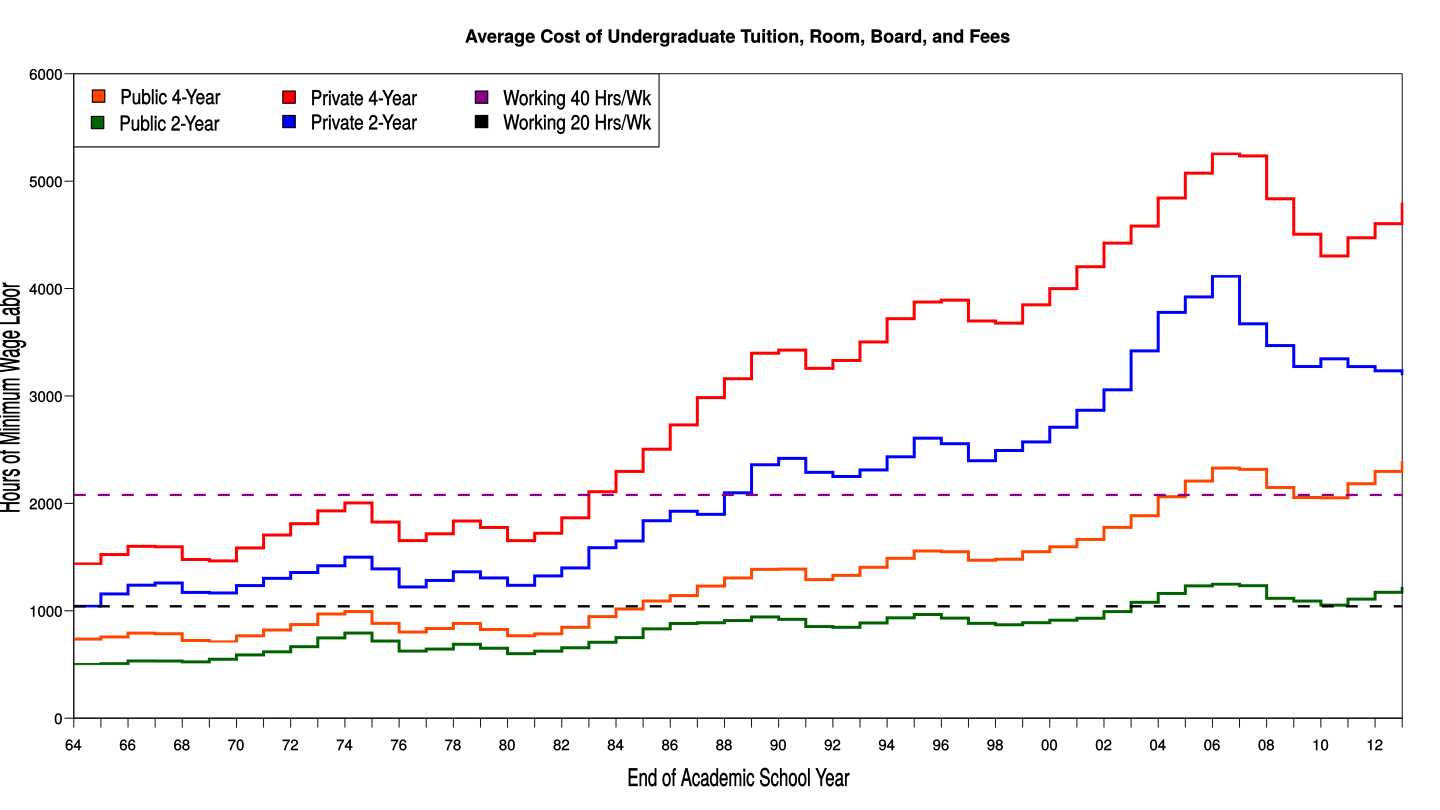

The R source for this figure:

#Zoo Library for rollapply
library(zoo)

#Load the College Cost Dataset
#College Costs obtained from:  http://nces.ed.gov/programs/digest/d13/tables/dt13_330.10.asp
#Minimum Wage Adjusted to 2013 dollars obtained from: http://money.cnn.com/interactive/economy/minimum-wage-since-1938/
#In order to place the minimum wage in a school-year context
#The average of the involved years' minimum wages was taken.
minimumWageData <- read.csv('/home/mansellw/Projects/CollegeCosts/MinimumWageIn2013Dollars1963On.csv', header=TRUE, na.string="NA", stringsAsFactors = FALSE)
collegeCostData <- read.csv('/home/mansellw/Projects/CollegeCosts/CollegeCostsIn2013Dollars1963On.csv', header=TRUE, na.string="NA", stringsAsFactors = FALSE)

#Calculate School Year Adjusted Minimum Wages
min.Wage.School.Year.Adjusted <- rollapply(minimumWageData$Adjusted.Minimum.Wage, 2, mean)

pub.4Year.As.Hours <- collegeCostData$Public.4.Year / min.Wage.School.Year.Adjusted
pub.2Year.As.Hours <- collegeCostData$Public.2.Year / min.Wage.School.Year.Adjusted
priv.4Year.As.Hours <- collegeCostData$Private.4.Year / min.Wage.School.Year.Adjusted
priv.2Year.As.Hours <- collegeCostData$Private.2.Year / min.Wage.School.Year.Adjusted

#Lines to Add to the Charts for Perspective
#working 20 Hours / Week -- 1040 Hours
#Working 40 Hours / Week -- 2080 Hours

#Credit Hour Guidlines Review from: https://www.rit.edu/academicaffairs/academicprogrammgmnt/related-curriculum-topics/credit-hour-guidance
#Average Hours / Week for a Full time Student -- 1080 Hours
#Full Time Student + Part Time Job -- 2140
#Full Time Student + Full Time Job -- 3160

cPal <- c('darkgreen','orangered','blue','red','black','darkmagenta')


svg("/home/mansellw/Projects/CollegeCosts/CollegeCosts.svg", width=16,height=9)

#Chart 1 -- Cost in Hours v. Years for 4 Year Colleges
#Public 4 Year Schools on First Line -- Blue
plot(pub.2Year.As.Hours,
     xaxs="i", yaxs="i",
     xlim=c(1,50),ylim=c(0,6000),
     type="s", col=cPal[1],
     las=1,
     main="Average Cost of Undergraduate Tuition, Room, Board, and Fees",
     xaxt="n",
     xlab="End of Academic School Year", ylab="Hours of Minimum Wage Labor")
#Average Private 4 Year Schools for Second Line -- Red
lines(pub.4Year.As.Hours,col=cPal[2],type = "s")
lines(priv.2Year.As.Hours,col=cPal[3],type = "s")
lines(priv.4Year.As.Hours,col=cPal[4],type = "s")
#Non-profit Private 4 Year Schools for Third Line -- Green
#lines(fourYearCollegeCosts$Hours.MinWage.for.Priv.Non.Profit.4.Year,col="green",type = "l")
#For-Profit Private 4 Year Schools for Fourth Line -- Black
#lines(fourYearCollegeCosts$Hours.MinWage.for.Priv.For.Profit.4.Year,col="black",type = "l")
#Add a line to represent Part-Time Employment
abline(h=1040,col=cPal[5], lty=2)
#And one for Full-Time Employment
abline(h=2080,col=cPal[6], lty=2)

#Construct School Year Labels and Grab the 2-Digit Component at the End
numSchoolYear <- as.character(1964:2013)
strSchoolYear <- substr(numSchoolYear,nchar(numSchoolYear)-1,nchar(numSchoolYear))

#Label the X Axis by the Ending School Year
axis(1, at=1:length(collegeCostData$School.Year), labels=strSchoolYear)

#Add the Legend
legend("topleft",ncol=3,legend = c("Public 2-Year", "Public 4-Year", "Private 2-Year", "Private 4-Year", "Working 20 Hrs/Wk", "Working 40 Hrs/Wk"), fill = cPal)

dev.off()